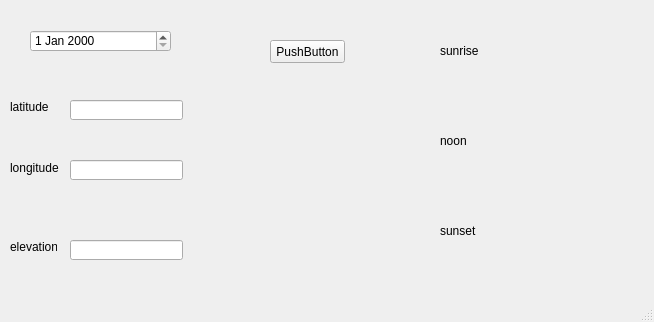
<?xml version="1.0" encoding="UTF-8"?>
<ui version="4.0">
 <class>MainWindow</class>
 <widget class="QMainWindow" name="MainWindow">
  <property name="geometry">
   <rect>
    <x>0</x>
    <y>0</y>
    <width>654</width>
    <height>322</height>
   </rect>
  </property>
  <property name="windowTitle">
   <string>MainWindow</string>
  </property>
  <widget class="QWidget" name="centralwidget">
   <widget class="QLabel" name="label_sunrise">
    <property name="geometry">
     <rect>
      <x>440</x>
      <y>20</y>
      <width>201</width>
      <height>61</height>
     </rect>
    </property>
    <property name="text">
     <string>sunrise</string>
    </property>
   </widget>
   <widget class="QPushButton" name="pushButton">
    <property name="geometry">
     <rect>
      <x>270</x>
      <y>40</y>
      <width>75</width>
      <height>23</height>
     </rect>
    </property>
    <property name="text">
     <string>PushButton</string>
    </property>
   </widget>
   <widget class="QLineEdit" name="lineEdit_latitude">
    <property name="geometry">
     <rect>
      <x>70</x>
      <y>100</y>
      <width>113</width>
      <height>20</height>
     </rect>
    </property>
   </widget>
   <widget class="QLineEdit" name="lineEdit_longitude">
    <property name="geometry">
     <rect>
      <x>70</x>
      <y>160</y>
      <width>113</width>
      <height>20</height>
     </rect>
    </property>
   </widget>
   <widget class="QLabel" name="label_latitude">
    <property name="geometry">
     <rect>
      <x>10</x>
      <y>100</y>
      <width>47</width>
      <height>13</height>
     </rect>
    </property>
    <property name="text">
     <string>latitude</string>
    </property>
   </widget>
   <widget class="QLabel" name="label_longitude">
    <property name="geometry">
     <rect>
      <x>10</x>
      <y>160</y>
      <width>61</width>
      <height>16</height>
     </rect>
    </property>
    <property name="text">
     <string>longitude</string>
    </property>
   </widget>
   <widget class="QLabel" name="label_noon">
    <property name="geometry">
     <rect>
      <x>440</x>
      <y>100</y>
      <width>191</width>
      <height>81</height>
     </rect>
    </property>
    <property name="text">
     <string>noon</string>
    </property>
   </widget>
   <widget class="QLabel" name="label_sunset">
    <property name="geometry">
     <rect>
      <x>440</x>
      <y>190</y>
      <width>191</width>
      <height>81</height>
     </rect>
    </property>
    <property name="text">
     <string>sunset</string>
    </property>
   </widget>
   <widget class="QDateEdit" name="dateEdit">
    <property name="geometry">
     <rect>
      <x>30</x>
      <y>30</y>
      <width>141</width>
      <height>22</height>
     </rect>
    </property>
   </widget>
   <widget class="QLabel" name="label_Pic">
    <property name="geometry">
     <rect>
      <x>226</x>
      <y>92</y>
      <width>191</width>
      <height>171</height>
     </rect>
    </property>
    <property name="text">
     <string/>
    </property>
   </widget>
   <widget class="QLabel" name="label_elevation">
    <property name="geometry">
     <rect>
      <x>10</x>
      <y>240</y>
      <width>47</width>
      <height>13</height>
     </rect>
    </property>
    <property name="text">
     <string>elevation</string>
    </property>
   </widget>
   <widget class="QLineEdit" name="lineEdit_elevation">
    <property name="geometry">
     <rect>
      <x>70</x>
      <y>240</y>
      <width>113</width>
      <height>20</height>
     </rect>
    </property>
   </widget>
  </widget>
  <widget class="QMenuBar" name="menubar">
   <property name="geometry">
    <rect>
     <x>0</x>
     <y>0</y>
     <width>654</width>
     <height>21</height>
    </rect>
   </property>
  </widget>
  <widget class="QStatusBar" name="statusbar"/>
 </widget>
 <resources/>
 <connections/>
</ui>
